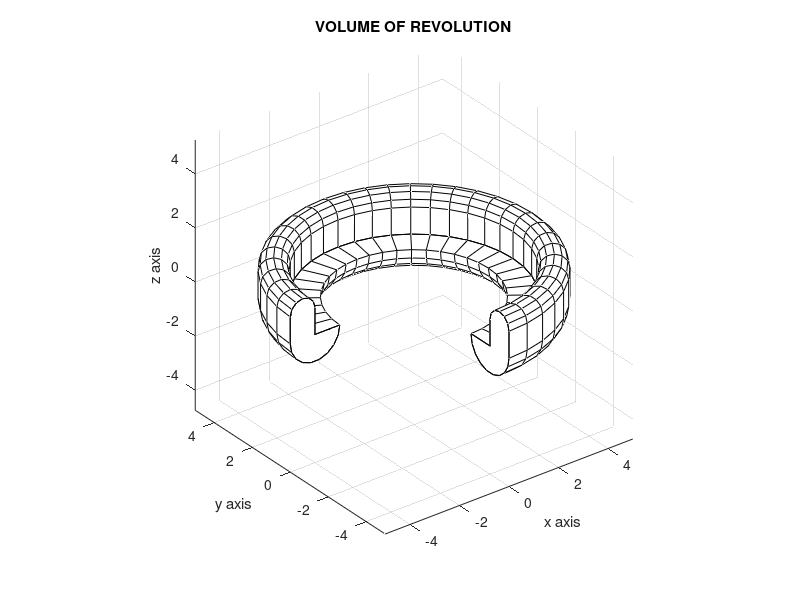

The MATLAB source for this figure: (Note: this script raises an error after producing the figure.)
function volrevol
%
% volrevol
% ~~~~~~~~
% This program determines geometrical properties
% for a solid generated by rotating a closed spline
% curve through an arbitrary angle about the z-axis.
% A detailed description of the geometry is given in
% function volrev.
%
% User m functions called: volrev srfv
%----------------------------------------------
%
% Data for a cross section consisting of the lower
% half of a circle plus a square capped by the 
% upper half of a smaller semicircle. The geometry
% is rotated through 270 degrees about the z-axis.

n1=9; t1=-pi:pi/n1:0; n2=6; t2=0:pi/n2:pi;
Zd=[0,exp(i*t1),1/2+i+exp(i*t2)/2,0];
xd=real(Zd)+4; zd=imag(Zd);
th=[-pi/2,pi]; nth=31;
kn=[1,2,n1+2,n1+3,n1+n2+3,n1+n2+4];


% Compute the geometrical properties
[v,rg,Irr,x,y,z,aprop]=volrev(...
                       xd,zd,kn,th,nth);
disp('  ')                   
disp('PROPERTIES OF A VOLUME OF REVOLUTION')
disp(' ')
disp('Results Using Function VOLREV')
disp(['Volume = ',num2str(v)]), %disp(' ')
disp(['Rg = [',num2str(rg(:)'),']']), %disp(' ')
disp('Inertia Tensor ='), disp(Irr), %disp(' ')
disp('Area Properties'), %disp(' ')
disp('     area     xcentr    zcentr.')
disp(aprop(1:3))
disp('      axx       axz       azz')
disp(aprop(4:6))

% Run a second case to generate a dense set of
% surface coordinates to check results using
% function srfv.

N1=61; T1=-pi:pi/N1:0; N2=41; T2=0:pi/N2:pi;
Zd=[0,exp(i*T1),1/2+i+exp(i*T2)/2,0];
xxd=real(Zd)+4; zzd=imag(Zd);
th=[-pi/2,pi]; Nth=121;
Kn=[1,2,N1+2,N1+3,N1+N2+3,N1+N2+4];  

[V,Rg,IRR,X,Y,Z]=volrev(...
                   xxd,zzd,Kn,th,Nth,1);
[vt,rct,vrrt]=srfv(X,Y,Z);
disp('Results Using Function SRFV')
disp(['Volume = ',num2str(vt)])
disp(['Rg = [',num2str(rct(:)'),']'])
disp('Inertia Tensor ='), disp(vrrt)

%=========================================

function [v,rg,Irr,X,Y,Z,aprop,xd,zd,kn]=...
                   volrev(xd,zd,kn,th,nth,noplot)
%
% [v,rg,Irr,X,Y,Z,aprop,xd,zd,kn]=...
%                  volrev(xd,zd,kn,th,nth,noplot)
%~~~~~~~~~~~~~~~~~~~~~~~~~

% This function computes geometrical properties
% for a volume of revolution resulting when a
% closed curve in the (x,z) plane is rotated,
% through given angular limits, about the z axis.
% The cross section of the volume is defined by
% a spline curve passed through data points 
% (xd,zd) in the same manner as was done in
% function areaprop for plane areas.

% xd,zd - data vectors defining the spline 
%         interpolated boundary, which is 
%         traversed in a counterclockwise
%         direction
% kn    - indices of any points where slope
%         discontinuity is allowed to turn
%         sharp corners
% p     - vector of volume properties containing
%         [v, xcg, ycg, zcg, vxx, vyy, vzz,...
%         vxy, vyz, vzx] where v is the volume,
%         (xcg,ycg,zcg) are coordinates of the
%         centroid, and the remaining properties
%         are volume integrals of the following
%         integrand:
%         [x.^, y.^2, z.^2, xy, yz, zx]*dxdyxz
% X,Y,Z - data arrays containing points on the
%         surface of revolution. Plotting these
%         points shows the solid volume with 
%         the ends left open. Function fill3 
%         is used to plot the surface with ends
%         closed
% aprop - a vector containing properties of the
%         area in the (x,z) plane which was used
%         to generate the volume. aprop=[area,...
%         xcentroidal, ycentroidal, axx, axz, azz]. 

% User m functions called: rotasurf, gcquad,
%         curve2d, anglefun, splined
%----------------------------------------------
if nargin==0 
  t1=-pi:pi/6:0; t2=0:pi/6:pi;
  Zd=[0,exp(i*t1),1/2+i+exp(i*t2)/2,0,-1];
  xd=real(Zd)+4; zd=imag(Zd);
  kn=[1,2,8,9,15,16];
  th=[-pi/2,pi]; nth=31;
end

% Plot a surface of revolution based on the 
% input data points
if nargin==6
  [X,Y,Z]=rotasurf(xd,zd,th,nth,1);
else
  [X,Y,Z]=rotasurf(xd,zd,th,nth); pause
end

% Obtain base points and weight factors for the
% composite Gauss formula of order seven used in 
% the numerical integration
nd=length(xd); nseg=nd-1; 
[dum,bp,wf]=gcquad([],1,nd,7,nseg);

% Evaluate complex points and derivative values
% on the spline curve which is rotated to form
% the volume of revolution
[u,uplot,up]=curve2d(xd,zd,kn,bp);
% plot(real(uplot),imag(uplot)), axis equal,shg
u=u(:); up=up(:); n=length(bp);
x=real(u); dx=real(up); z=imag(u);
dz=imag(up); da=x.*dz-z.*dx;

% Evaluate line integrals for area properties
p=[ones(n,1), x, z, x.^2, x.*z, z.^2, x.^3,...
        (x.^2).*z, x.*(z.^2)].*repmat(da,1,9);
p=(wf(:)'*p)./[2 3 3 4 4 4 5 5 5];

% Scale area properties by multipliers involving
% the rotation angle for the volume
f=anglefun(th(2))-anglefun(th(1));
v=f(1)*p(2); rg=f([2 3 1]).*p([4 4 5])/v;
vrr=[f([4 5 2]); f([5 6 3]); f([2 3 1])].*...
    [p([7 7 8]); p([7 7 8]); p([8 8 9])];
Irr=eye(3)*sum(diag(vrr))-vrr;
aprop=[p(1),p(2:3)/p(1),p(4:6)];

%=========================================

function f=anglefun(t)
% f=anglefun computes multipliers involving 
% t, the rotation angle of the volume.
c=cos(t); s=sin(t);
f=[t,s,-c,(t+c*s)/2,s*s/2,(t-c*s)/2];

%=========================================

function [x,y,z,xd,zd]=rotasurf(xd,zd,th,nth,noplot)
% [x,y,z,xd,zd]=rotasurf(xd,zd,th,nth,noplot)
% This function generates points on a surface of
% revolution generated by rotating an area in
% the (x,z) plane about the z-axis
%
% xd,yz  - coordinate data for the curve in the
%          (x,y) which forms the cross section
% th     - [ThetaMin,ThetaMax] defining limits of
%          rotation angle about the z-axis
% nth    - number of theta values used to generate
%          surface values
% noplot - option given any value if no plot is
%          desired. Otherwise omit this value.
% x,y,z  - arrays of points on the surface
%
% User m functions called: none
%----------------------------------------------

if nargin==0
  n1=9; t1=-pi:pi/n1:0; n2=6; t2=0:pi/n2:pi;
  Zd=[0,exp(i*t1),1/2+i+exp(i*t2)/2,0];
  xd=real(Zd)+4; zd=imag(Zd);
  th=[-pi/2,pi]; nth=31;
end
xd=xd(:); zd=zd(:); nd=length(xd);
t=linspace(th(1),th(2),nth);
x=xd*cos(t); y=xd*sin(t); z=repmat(zd,1,nth);
if nargin==5, return; end
close; surf(x,y,z), title('VOLUME OF REVOLUTION')
xlabel('x axis'), ylabel('y axis')
zlabel('z axis'), colormap([1 1 1]); hold on
fill3(x(:,1),y(:,1),z(:,1),'w')
fill3(x(:,end),y(:,end),z(:,end),'w')
axis equal, grid on, hold off, shg

%=========================================

% function [z,zplot,zp]=curve2d(xd,yd,kn,t)
% See Appendix B

%=========================================

% function [val,bp,wf]=gcquad(func,xlow,...
%                    xhigh,nquad,mparts,varargin)
% See Appendix B

%=========================================

% function range=cubrange(xyz,ovrsiz)
% See Appendix B

%=========================================

% function val=splined(xd,yd,x,if2)
% See Appendix B

%=========================================

% function [v,rc,vrr]=srfv(x,y,z)
% See Appendix B
